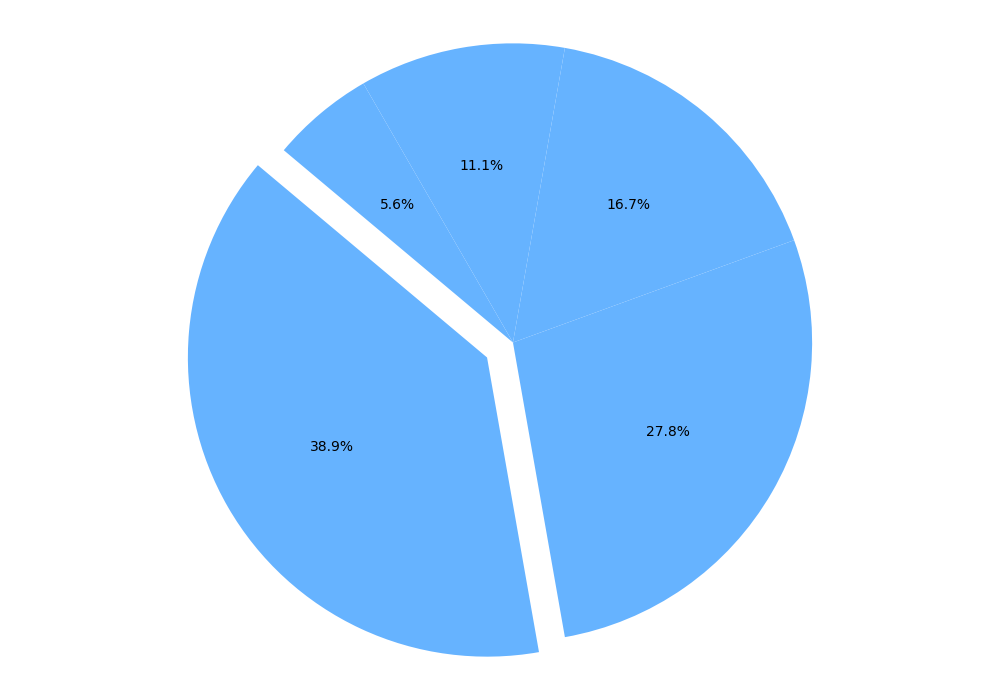

The script that drew this image:
import matplotlib.pyplot as plt

# Define energy sources consumption percentages
consumption_percentages = [35, 25, 15, 10, 5]

# Use a single color for all slices
single_color = ['#66b3ff'] * len(consumption_percentages)

# Explode the 'Solar' slice to emphasize it
explode = (0.1, 0, 0, 0, 0)

# Create figure and axis for the pie chart
fig, ax = plt.subplots(figsize=(10, 7))

# Create the pie chart without shadow
ax.pie(
    consumption_percentages, 
    explode=explode,
    colors=single_color,
    autopct='%1.1f%%', 
    startangle=140,
)

ax.axis('equal')
plt.tight_layout()

plt.show()
